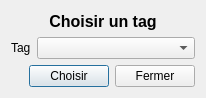
<?xml version="1.0" encoding="UTF-8"?>
<ui version="4.0">
 <class>ChooseTag</class>
 <widget class="QDialog" name="ChooseTag">
  <property name="geometry">
   <rect>
    <x>0</x>
    <y>0</y>
    <width>206</width>
    <height>98</height>
   </rect>
  </property>
  <property name="windowTitle">
   <string>Choisir un tag</string>
  </property>
  <layout class="QVBoxLayout" name="verticalLayout">
   <item>
    <layout class="QVBoxLayout" name="verticalLayout_2">
     <item>
      <widget class="QLabel" name="label">
       <property name="font">
        <font>
         <pointsize>12</pointsize>
         <weight>75</weight>
         <bold>true</bold>
        </font>
       </property>
       <property name="text">
        <string>Choisir un tag</string>
       </property>
       <property name="alignment">
        <set>Qt::AlignCenter</set>
       </property>
      </widget>
     </item>
     <item>
      <layout class="QFormLayout" name="formLayout">
       <item row="0" column="0">
        <widget class="QLabel" name="tagsLabel">
         <property name="text">
          <string>Tag</string>
         </property>
        </widget>
       </item>
       <item row="0" column="1">
        <widget class="QComboBox" name="tagsComboBox"/>
       </item>
      </layout>
     </item>
     <item>
      <layout class="QHBoxLayout" name="horizontalLayout">
       <item>
        <spacer name="horizontalSpacer">
         <property name="orientation">
          <enum>Qt::Horizontal</enum>
         </property>
         <property name="sizeHint" stdset="0">
          <size>
           <width>40</width>
           <height>20</height>
          </size>
         </property>
        </spacer>
       </item>
       <item>
        <widget class="QPushButton" name="chooseButton">
         <property name="text">
          <string>Choisir</string>
         </property>
        </widget>
       </item>
       <item>
        <widget class="QPushButton" name="closebutton">
         <property name="text">
          <string>Fermer</string>
         </property>
        </widget>
       </item>
      </layout>
     </item>
    </layout>
   </item>
  </layout>
 </widget>
 <resources/>
 <connections>
  <connection>
   <sender>closebutton</sender>
   <signal>clicked()</signal>
   <receiver>ChooseTag</receiver>
   <slot>close()</slot>
   <hints>
    <hint type="sourcelabel">
     <x>185</x>
     <y>82</y>
    </hint>
    <hint type="destinationlabel">
     <x>185</x>
     <y>92</y>
    </hint>
   </hints>
  </connection>
  <connection>
   <sender>chooseButton</sender>
   <signal>clicked()</signal>
   <receiver>ChooseTag</receiver>
   <slot>chooseTag()</slot>
   <hints>
    <hint type="sourcelabel">
     <x>61</x>
     <y>76</y>
    </hint>
    <hint type="destinationlabel">
     <x>31</x>
     <y>71</y>
    </hint>
   </hints>
  </connection>
 </connections>
 <slots>
  <slot>chooseTag()</slot>
 </slots>
</ui>
